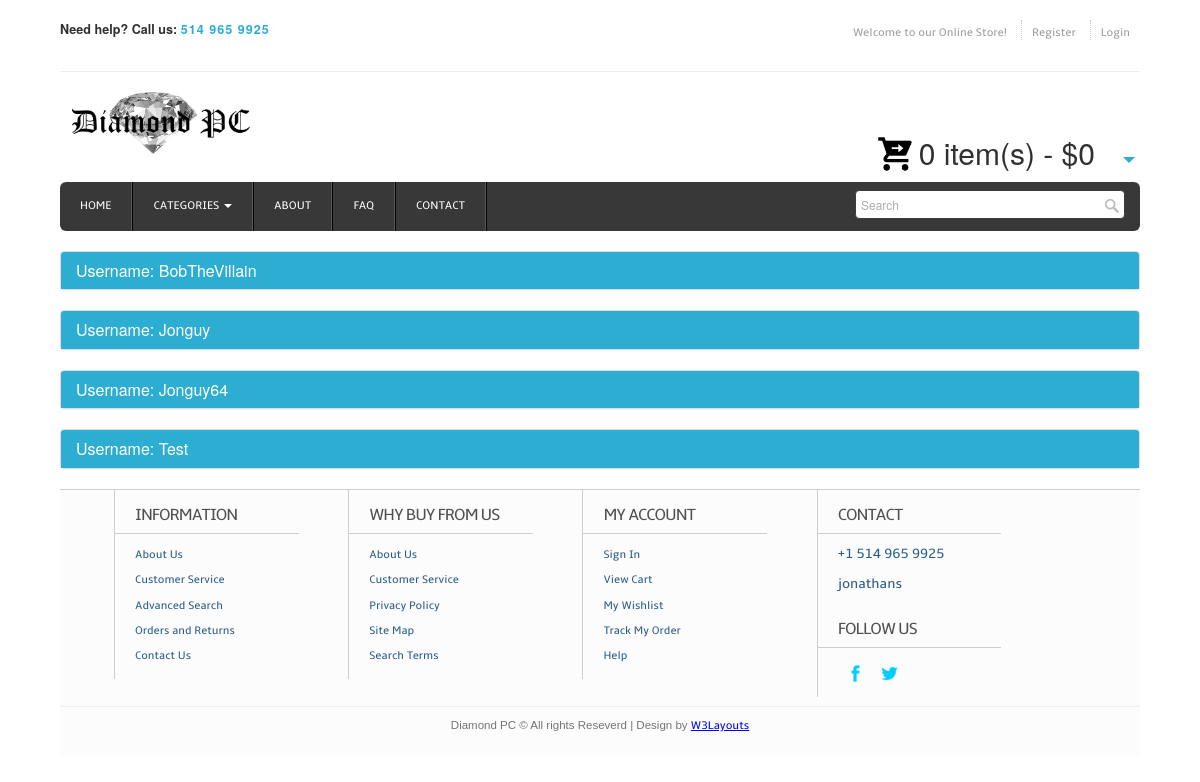
/vieworders.php, run on an earlier commit of the app's database.
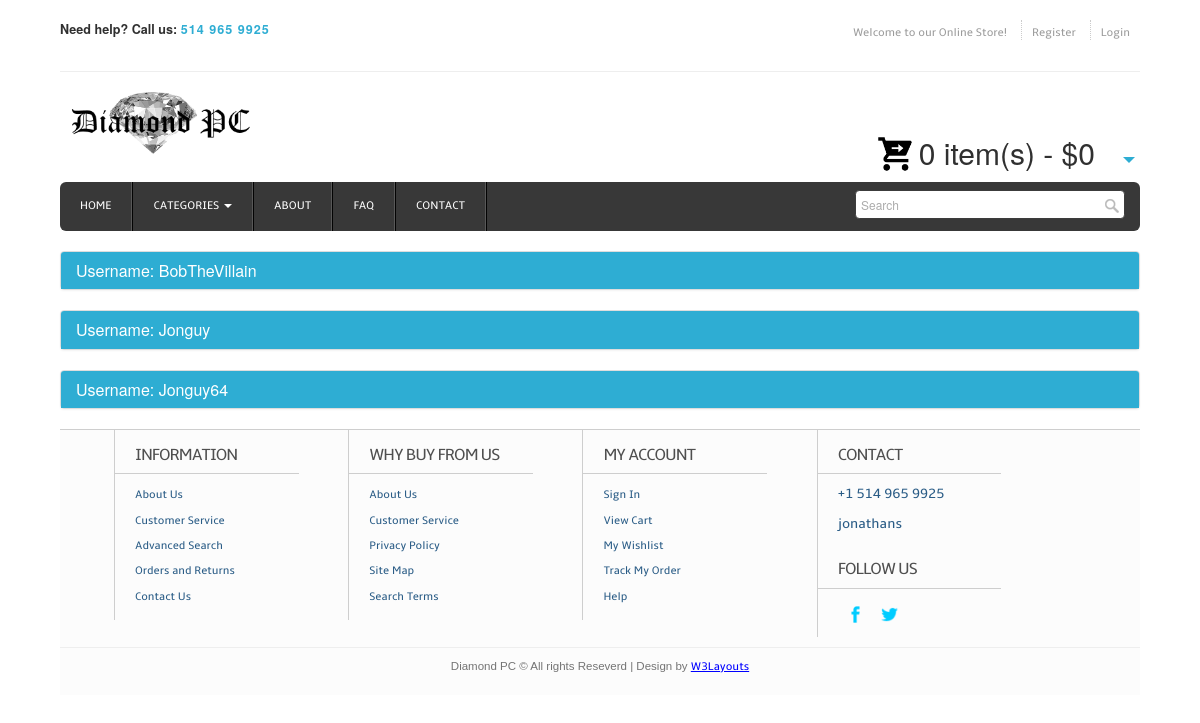
And on a later commit of the database.
### tables this page shows
CREATE TABLE IF NOT EXISTS `user` (
  `User_Id` int(10) NOT NULL,
  `Username` varchar(50) NOT NULL,
  `Password` varchar(72) NOT NULL,
  `User_Type` varchar(20) NOT NULL DEFAULT 'Customer',
  `Grant_Admin` tinyint(1) NOT NULL DEFAULT '0'
);

### vieworders.php (the view, shortened to what this page needs)
<!DOCTYPE HTML>
<head>
	<?php include 'scripts.php' ?>
    <scipt type="text/javascript" src="jquery.accordion.js" />
</head>
<body>
	<div class="wrap">
	<?php include 'header.php';?>
        <?PHP
            $STH_user = $DBH->query(
                "SELECT user.User_Id, Username
                FROM user");
            $i=0;
            while($user = $STH_user->fetch())
            {
        ?>
                    <div class="panel-group">
                        <div class="panel panel-default">
                            <div class="panel-heading">
                                <h4 class="panel-title">
                                    <a data-toggle="collapse" href="#collapse<?= $i ?>">
                                        Username: <?=$user['Username']?>
                                    </a>
                                </h4>
                            </div>
                        </div>
                    </div>
<?PHP
                $i++;
            }
?>
    </div>
  <?php include 'footer.php';?>
</body>
</html>

What changed in the data, as far as the page shows it:
removed user: Username "Test"
